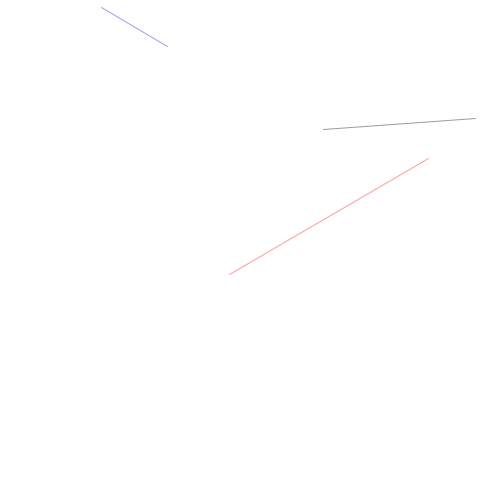
Frame 1 (no input)
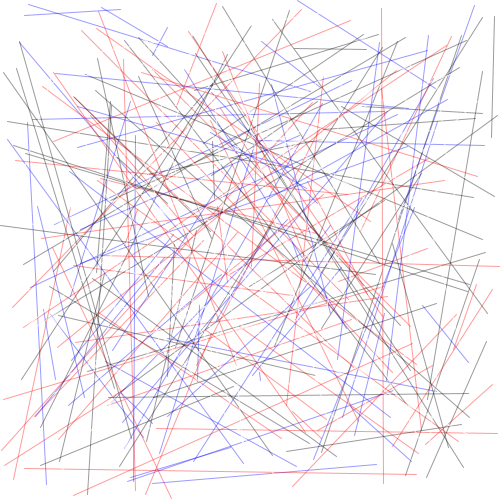
Frame 60 (the mouse pressed at the canvas centre just before this capture)
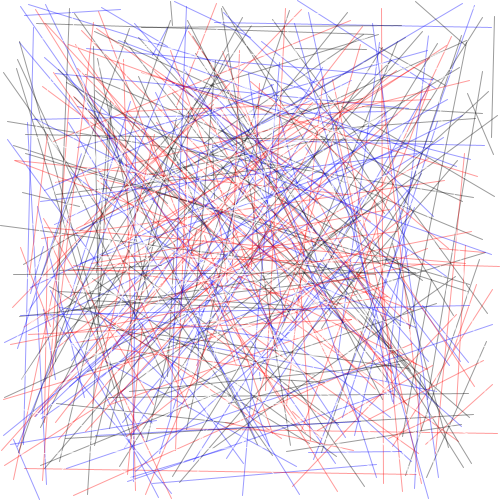
Frame 120 (the mouse held since frame 60 and released just before this capture)

The Processing sketch that drew these frames (run headless with seeded random() and noise(); from frame 60 on, the mouse is pressed at the canvas centre):

// Processing sketch: random_line_01
// ── random_line_01.pde
/*
HKB Creative Coding
 Einführung
 Michael Flueckiger
 */

// Setup Funktion, wird einmal aufgerufen
void setup() { 
  size(500, 500); // Grösse des Fensters definieren
  background(255);
  //line(200, 50, 400, 400);
  pixelDensity(2);
}

// draw Funktion, wird geloopt
void draw() {
  // line(random(0,width),random(0,height),random(0,width),random(0,height));

  stroke(0, 100);
  // line(0, 0, random(0, width), random(0, height));
  line(random(0, width), random(0, height), random(0, width), random(0, height));

  stroke(255, 0, 0, 100);
  //line(width, height, random(0, width), random(0, height));
  line(random(0, width), random(0, height), random(0, width), random(0, height));


  stroke(0, 0, 255, 100);
  //line(width, height, random(0, width), random(0, height));
  line(random(0, width), random(0, height), random(0, width), random(0, height));

  stroke(255, 200);
  //line(width, height, random(0, width), random(0, height));
  line(random(0, width), random(0, height), random(0, width), random(0, height));
}
